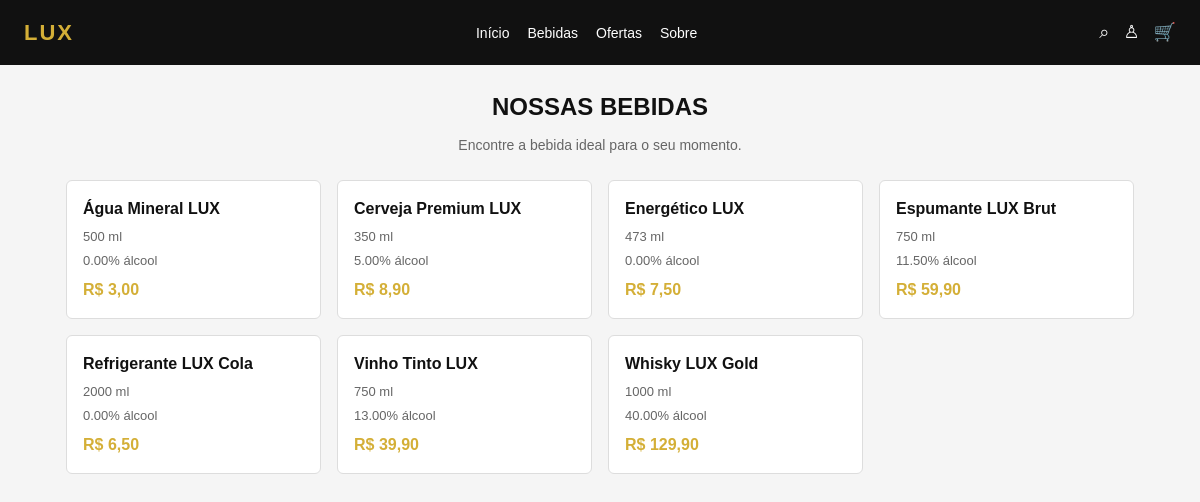
Page /pages/produtos.php on the committed database.
### tables this page shows
CREATE TABLE bebidas (
    id INT AUTO_INCREMENT PRIMARY KEY,
    nome VARCHAR(100) NOT NULL,
    preco DECIMAL(10,2) NOT NULL,
    teor_alcoolico DECIMAL(5,2) NOT NULL DEFAULT 0,
    volume_ml INT NOT NULL,
    categoria_id INT NOT NULL,

    criado_em TIMESTAMP DEFAULT CURRENT_TIMESTAMP,

    FOREIGN KEY (categoria_id)
        REFERENCES categorias(id)
        ON UPDATE CASCADE
        ON DELETE RESTRICT
);

### pages/produtos.php (the view, shortened to what this page needs)
<?php
require_once '../config/database.php';
$sql = "SELECT * FROM bebidas ORDER BY nome ASC";
$stmt = $pdo->query($sql);
$bebidas = $stmt->fetchAll(PDO::FETCH_ASSOC);
?>
<!DOCTYPE html>
<html lang="pt-BR">
<head>
    <link
        rel="stylesheet"
        href="../assets/css/style.css"
    >
</head>
<body>
    <header class="navbar">
        <a
            href="../index.php"
            class="logo"
        >
            LUX
        </a>
        <nav>
            <ul class="nav-links">
                <li>
                    <a href="../index.php">
                        Início
                    </a>
                </li>
                <li>
                    <a href="produtos.php">
                        Bebidas
                    </a>
                </li>
                <li>
                    <a href="#">
                        Ofertas
                    </a>
                </li>
                <li>
                    <a href="#">
                        Sobre
                    </a>
                </li>
            </ul>
        </nav>
        <div class="nav-icons">
            <span>⌕</span>
            <span>♙</span>
            <span>🛒</span>
        </div>
    </header>
    <main>
        <section class="categories">
            <div class="section-title">
                <h2>
                    NOSSAS BEBIDAS
                </h2>
                <p>
                    Encontre a bebida ideal para o seu momento.
                </p>
            </div>
            <div class="category-grid">
                <?php foreach ($bebidas as $bebida): ?>
                    <a
                        href="produto.php?id=<?= $bebida['id'] ?>"
                        class="category-card"
                    >
                        <div>
                            <h3>
                                <?= htmlspecialchars($bebida['nome']) ?>
                            </h3>
                            <p>
                                <?= $bebida['volume_ml'] ?> ml
                            </p>
                            <p>
                                <?= $bebida['teor_alcoolico'] ?>% álcool
                            </p>
                            <strong>
                                R$
                                <?= number_format(
                                    $bebida['preco'],
                                    2,
                                    ',',
                                    '.'
                                ) ?>
                            </strong>
                        </div>
                    </a>
                <?php endforeach; ?>
            </div>
        </section>
    </main>
</body>
</html>

### assets/css/style.css (style rules this page uses)
* { margin: 0; padding: 0; box-sizing: border-box; }
body { font-family: Arial, sans-serif; background: #f5f5f5; color: #222; line-height: 1.5; }
a { color: inherit; text-decoration: none; }
.navbar { background: #111; color: #fff; padding: 16px 24px; display: flex; justify-content: space-between; align-items: center; flex-wrap: wrap; gap: 16px; }
.logo { color: #d4af37; font-size: 22px; font-weight: bold; letter-spacing: 2px; }
.nav-links { list-style: none; display: flex; gap: 18px; flex-wrap: wrap; }
.nav-links a { color: #fff; font-size: 14px; }
.nav-icons { display: flex; gap: 14px; font-size: 18px; }
main { max-width: 1100px; margin: 0 auto; padding: 24px 16px; }
h2 { font-size: 24px; margin-bottom: 10px; color: #111; }
h3 { font-size: 18px; margin-bottom: 8px; color: #111; }
.section-title { text-align: center; margin-bottom: 24px; }
.section-title p { color: #666; font-size: 14px; }
.category-grid { display: grid; grid-template-columns: repeat(auto-fill, minmax(220px, 1fr)); gap: 16px; }
.category-card { display: block; background: #fff; border: 1px solid #ddd; border-radius: 6px; padding: 16px; color: #222; transition: 0.2s; }
.category-card h3 { font-size: 16px; margin-bottom: 6px; }
.category-card p { color: #666; font-size: 13px; margin-bottom: 4px; }
.category-card strong { color: #d4af37; font-size: 16px; display: block; margin-top: 8px; }

### rows in the picture
bebidas: nome "Água Mineral LUX", volume_ml "500", teor_alcoolico "0.00", preco "3,00"
bebidas: nome "Cerveja Premium LUX", volume_ml "350", teor_alcoolico "5.00", preco "8,90"
bebidas: nome "Energético LUX", volume_ml "473", teor_alcoolico "0.00", preco "7,50"
bebidas: nome "Espumante LUX Brut", volume_ml "750", teor_alcoolico "11.50", preco "59,90"
bebidas: nome "Refrigerante LUX Cola", volume_ml "2000", teor_alcoolico "0.00", preco "6,50"
bebidas: nome "Vinho Tinto LUX", volume_ml "750", teor_alcoolico "13.00", preco "39,90"
bebidas: nome "Whisky LUX Gold", volume_ml "1000", teor_alcoolico "40.00", preco "129,90"
